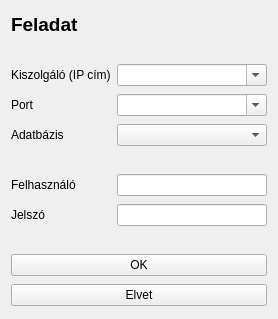
<?xml version="1.0" encoding="UTF-8"?>
<ui version="4.0">
 <class>Form</class>
 <widget class="QWidget" name="Form">
  <property name="geometry">
   <rect>
    <x>0</x>
    <y>0</y>
    <width>276</width>
    <height>319</height>
   </rect>
  </property>
  <property name="windowTitle">
   <string>Kapcsolódás - Belépés</string>
  </property>
  <layout class="QVBoxLayout" name="verticalLayout_2">
   <item>
    <layout class="QVBoxLayout" name="verticalLayout">
     <item>
      <widget class="QLabel" name="lblFeladat">
       <property name="sizePolicy">
        <sizepolicy hsizetype="Preferred" vsizetype="Fixed">
         <horstretch>0</horstretch>
         <verstretch>0</verstretch>
        </sizepolicy>
       </property>
       <property name="font">
        <font>
         <pointsize>14</pointsize>
         <weight>75</weight>
         <italic>false</italic>
         <bold>true</bold>
         <underline>false</underline>
        </font>
       </property>
       <property name="text">
        <string>Feladat</string>
       </property>
      </widget>
     </item>
    </layout>
   </item>
   <item>
    <spacer name="verticalSpacer_3">
     <property name="orientation">
      <enum>Qt::Vertical</enum>
     </property>
     <property name="sizeType">
      <enum>QSizePolicy::Fixed</enum>
     </property>
     <property name="sizeHint" stdset="0">
      <size>
       <width>20</width>
       <height>20</height>
      </size>
     </property>
    </spacer>
   </item>
   <item>
    <layout class="QHBoxLayout" name="horizontalLayout_3">
     <item>
      <widget class="QLabel" name="labelKiszolgalo">
       <property name="minimumSize">
        <size>
         <width>100</width>
         <height>0</height>
        </size>
       </property>
       <property name="text">
        <string>Kiszolgáló (IP cím)</string>
       </property>
       <property name="buddy">
        <cstring>comboKiszolgalo</cstring>
       </property>
      </widget>
     </item>
     <item>
      <widget class="QComboBox" name="comboKiszolgalo">
       <property name="minimumSize">
        <size>
         <width>150</width>
         <height>0</height>
        </size>
       </property>
       <property name="editable">
        <bool>true</bool>
       </property>
      </widget>
     </item>
    </layout>
   </item>
   <item>
    <layout class="QHBoxLayout" name="horizontalLayout_4">
     <item>
      <widget class="QLabel" name="labelPort">
       <property name="minimumSize">
        <size>
         <width>100</width>
         <height>0</height>
        </size>
       </property>
       <property name="text">
        <string>Port</string>
       </property>
      </widget>
     </item>
     <item>
      <widget class="QComboBox" name="comboPort">
       <property name="minimumSize">
        <size>
         <width>150</width>
         <height>0</height>
        </size>
       </property>
       <property name="editable">
        <bool>true</bool>
       </property>
      </widget>
     </item>
    </layout>
   </item>
   <item>
    <layout class="QHBoxLayout" name="horizontalLayout_5">
     <item>
      <widget class="QLabel" name="labelAdatbazis">
       <property name="minimumSize">
        <size>
         <width>100</width>
         <height>0</height>
        </size>
       </property>
       <property name="text">
        <string>Adatbázis</string>
       </property>
      </widget>
     </item>
     <item>
      <widget class="QComboBox" name="comboDB">
       <property name="minimumSize">
        <size>
         <width>150</width>
         <height>0</height>
        </size>
       </property>
      </widget>
     </item>
    </layout>
   </item>
   <item>
    <spacer name="verticalSpacer">
     <property name="orientation">
      <enum>Qt::Vertical</enum>
     </property>
     <property name="sizeType">
      <enum>QSizePolicy::Fixed</enum>
     </property>
     <property name="sizeHint" stdset="0">
      <size>
       <width>20</width>
       <height>20</height>
      </size>
     </property>
    </spacer>
   </item>
   <item>
    <layout class="QHBoxLayout" name="horizontalLayout">
     <item>
      <widget class="QLabel" name="labelFelhasznalo">
       <property name="minimumSize">
        <size>
         <width>100</width>
         <height>0</height>
        </size>
       </property>
       <property name="text">
        <string>Felhasználó</string>
       </property>
       <property name="buddy">
        <cstring>uiFelhasznalo</cstring>
       </property>
      </widget>
     </item>
     <item>
      <widget class="QLineEdit" name="uiFelhasznalo"/>
     </item>
    </layout>
   </item>
   <item>
    <layout class="QHBoxLayout" name="horizontalLayout_2">
     <item>
      <widget class="QLabel" name="labelJelszo">
       <property name="minimumSize">
        <size>
         <width>100</width>
         <height>0</height>
        </size>
       </property>
       <property name="text">
        <string>Jelszó</string>
       </property>
       <property name="buddy">
        <cstring>uiJelszo</cstring>
       </property>
      </widget>
     </item>
     <item>
      <widget class="QLineEdit" name="uiJelszo">
       <property name="inputMethodHints">
        <set>Qt::ImhHiddenText|Qt::ImhNoAutoUppercase|Qt::ImhNoPredictiveText</set>
       </property>
       <property name="text">
        <string/>
       </property>
       <property name="echoMode">
        <enum>QLineEdit::Password</enum>
       </property>
      </widget>
     </item>
    </layout>
   </item>
   <item>
    <spacer name="verticalSpacer_2">
     <property name="orientation">
      <enum>Qt::Vertical</enum>
     </property>
     <property name="sizeType">
      <enum>QSizePolicy::Fixed</enum>
     </property>
     <property name="sizeHint" stdset="0">
      <size>
       <width>20</width>
       <height>20</height>
      </size>
     </property>
    </spacer>
   </item>
   <item>
    <widget class="QPushButton" name="buttonOk">
     <property name="text">
      <string>OK</string>
     </property>
    </widget>
   </item>
   <item>
    <widget class="QPushButton" name="buttonElvet">
     <property name="text">
      <string>Elvet</string>
     </property>
    </widget>
   </item>
  </layout>
 </widget>
 <tabstops>
  <tabstop>comboKiszolgalo</tabstop>
  <tabstop>uiFelhasznalo</tabstop>
  <tabstop>uiJelszo</tabstop>
 </tabstops>
 <resources/>
 <connections/>
</ui>
